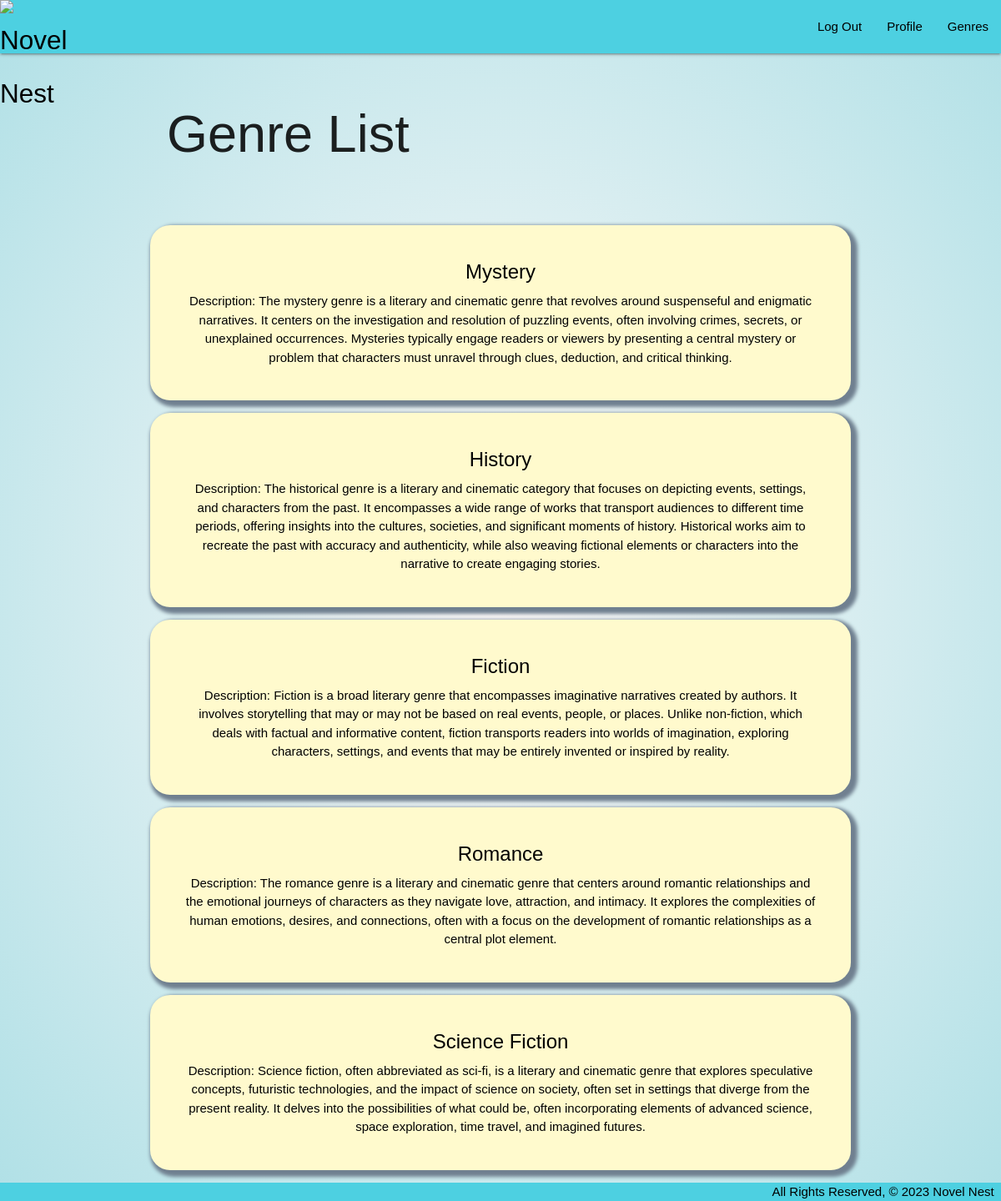
Screenshot of /genres/ (signed in) with the database file from the repository.
### main_app/models.py (models this page shows)
class Genre(models.Model):
    title = models.CharField(max_length=50)
    description = models.TextField(max_length=500)
    subscribers = models.ManyToManyField(User)

### main_app/views.py (the view)
# urls.py: path('genres/', views.GenreList.as_view(), name='genres_index'),
class GenreList(LoginRequiredMixin, ListView):
    model = Genre

### main_app/templates/main_app/genre_list.html
{% extends 'base.html' %} {% block content %}
<h1 style="padding: 20px 20px 50px 20px">Genre List</h1>
{% for genre in object_list %}
<a href="{% url 'genres_detail' genre.id %}">
  <div class="card">
    <div class="card-content">
      <span class="card-title">{{ genre.title }}</span>
      <p>Description: {{ genre.description }}</p>
    </div>
  </div>
</a>
{% endfor %} {% endblock %}

### main_app/static/css/style.css (style rules this page uses)
body { display: flex; min-height: 100vh; flex-direction: column; margin: 0; font-family: Arial, sans-serif; justify-content: center; background-color: snow; background-image: radial-gradient(snow, powderblue); }
.card { box-shadow: 4px 4px 4px 4px slategrey; text-align: center; padding: 16px; border-radius: 2vmin; background-color: lemonchiffon; color: black; transition: all 0.3s ease; }

### rows the page displays
Genre: title "Mystery", description "The mystery genre is a literary and cinematic genre that revolves around suspenseful and enigmatic narratives. It centers on the investigation and resolution of puzzling events, often involving crimes, secrets, or unexplained occurrences. Mysteries typically engage readers or viewers by presenting a central mystery or problem that characters must unravel through clues, deduction, and critical thinking."
Genre: title "History", description "The historical genre is a literary and cinematic category that focuses on depicting events, settings, and characters from the past. It encompasses a wide range of works that transport audiences to different time periods, offering insights into the cultures, societies, and significant moments of history. Historical works aim to recreate the past with accuracy and authenticity, while also weaving fictional elements or characters into the narrative to create engaging stories."
Genre: title "Fiction", description "Fiction is a broad literary genre that encompasses imaginative narratives created by authors. It involves storytelling that may or may not be based on real events, people, or places. Unlike non-fiction, which deals with factual and informative content, fiction transports readers into worlds of imagination, exploring characters, settings, and events that may be entirely invented or inspired by reality."
Genre: title "Romance", description "The romance genre is a literary and cinematic genre that centers around romantic relationships and the emotional journeys of characters as they navigate love, attraction, and intimacy. It explores the complexities of human emotions, desires, and connections, often with a focus on the development of romantic relationships as a central plot element."
Genre: title "Science Fiction", description "Science fiction, often abbreviated as sci-fi, is a literary and cinematic genre that explores speculative concepts, futuristic technologies, and the impact of science on society, often set in settings that diverge from the present reality. It delves into the possibilities of what could be, often incorporating elements of advanced science, space exploration, time travel, and imagined futures."
